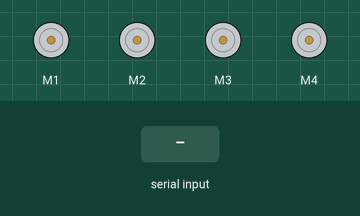
Recording of a sketch running on a simulated Arduino Uno, built with avr-gcc and run on an emulated ATmega328P. On the bench: 4 × DC motor (green arrow = forward, orange = backward, longer = faster). The inputs (shaded band) are chosen by the test bench.

Above: at 1.2 s.
1.3 s: "F" received over Serial
At 1.6 s:
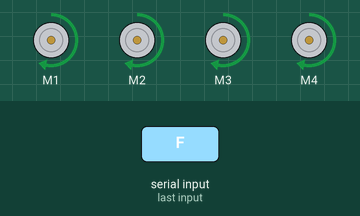
2.8 s: "B" received over Serial
At 3.9 s:
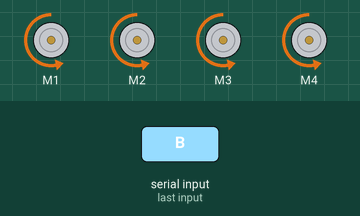
4.3 s: "L" received over Serial
At 5.0 s:
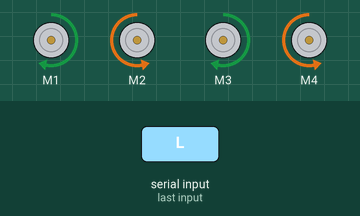
5.8 s: "R" received over Serial
At 6.2 s:
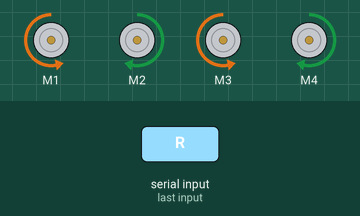
7.3 s: "S" received over Serial
At 8.5 s:
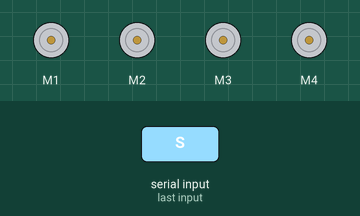
Timing chart, 0 to 9.8 s (numbered marks = the images above; inputs shaded):
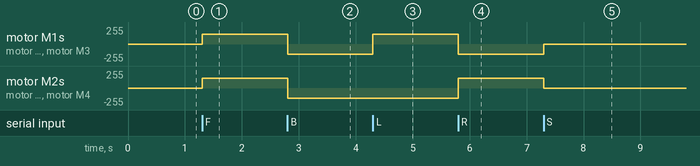

The sketch:

sketch_nov28f.ino
```cpp
#include <AFMotor.h> // Biblioteca para controle dos motores
#include <SoftwareSerial.h>
SoftwareSerial bluetooth (A0, A1);


AF_DCMotor motor1(1);
AF_DCMotor motor2(2);
AF_DCMotor motor3(3);
AF_DCMotor motor4(4);

char comando;

void setup() {
  Serial.begin(9600);  // Comunicação com o Bluetooth
  motor1.setSpeed(150);
  motor2.setSpeed(150);
  motor3.setSpeed(150);
  motor4.setSpeed(150);
}

void loop() {
  if (Serial.available()) {
    comando = Serial.read();
    if (comando == 'F') {
      moverFrente();
    } else if (comando == 'B') {
      moverTras();
    } else if (comando == 'L') {
      virarEsquerda();
    } else if (comando == 'R') {
      virarDireita();
    } else if (comando == 'S') {
      parar();
    }
  }
}

void moverFrente() {
  motor1.run(FORWARD);
  motor2.run(FORWARD);
  motor3.run(FORWARD);
  motor4.run(FORWARD);
}

void moverTras() {
  motor1.run(BACKWARD);
  motor2.run(BACKWARD);
  motor3.run(BACKWARD);
  motor4.run(BACKWARD);
}

void virarEsquerda() {
  motor1.run(FORWARD);
  motor2.run(BACKWARD);
  motor3.run(FORWARD);
  motor4.run(BACKWARD);
}

void virarDireita() {
  motor1.run(BACKWARD);
  motor2.run(FORWARD);
  motor3.run(BACKWARD);
  motor4.run(FORWARD);
}

void parar() {
  motor1.run(RELEASE);
  motor2.run(RELEASE);
  motor3.run(RELEASE);
  motor4.run(RELEASE);
}
```

Measured:
- after the input at 1.3 s, motor M1–4: stopped → forward 150/255 at once
- after the input at 2.8 s, motor M1–4: forward 150/255 → backward 150/255 at once
- after the input at 4.3 s, motor M1, motor M3: backward 150/255 → forward 150/255 at once
- after the input at 5.8 s, motor M1, motor M3: forward 150/255 → backward 150/255 at once; motor M2, motor M4: backward 150/255 → forward 150/255 at once
- after the input at 7.3 s, motor M1, motor M3: backward 150/255 → stopped at once; motor M2, motor M4: forward 150/255 → stopped at once
